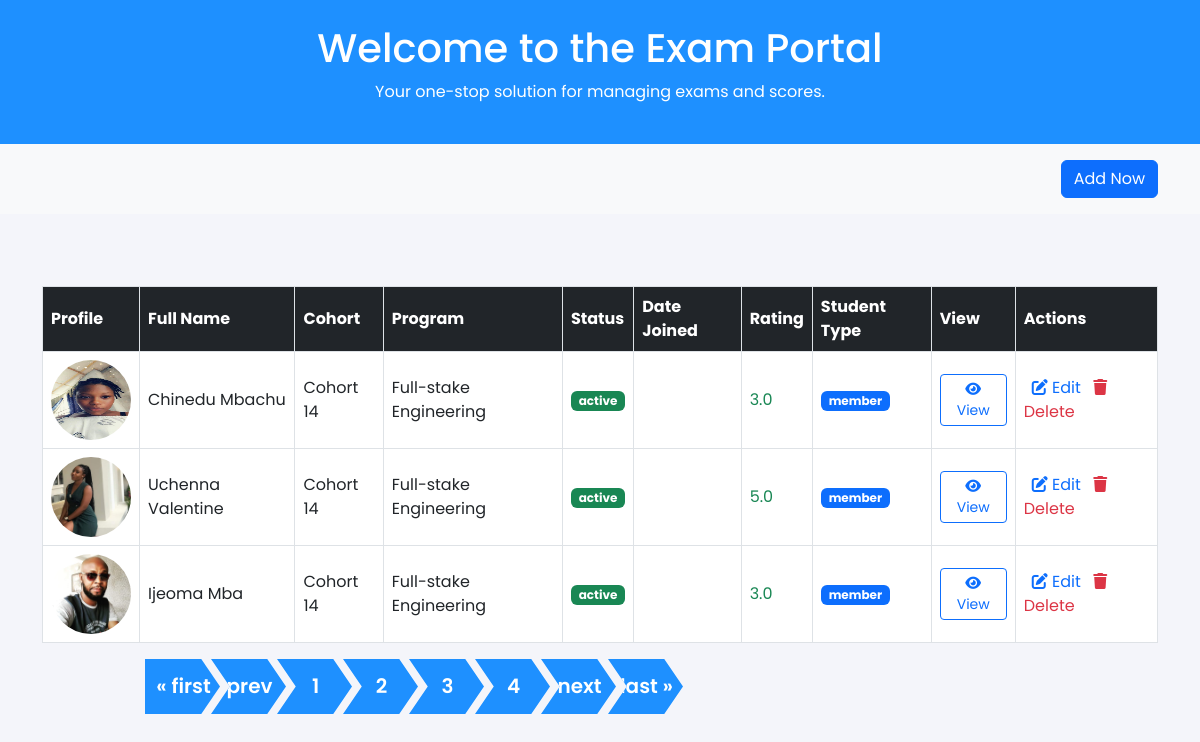
Before: /?page=2 with the older database file.
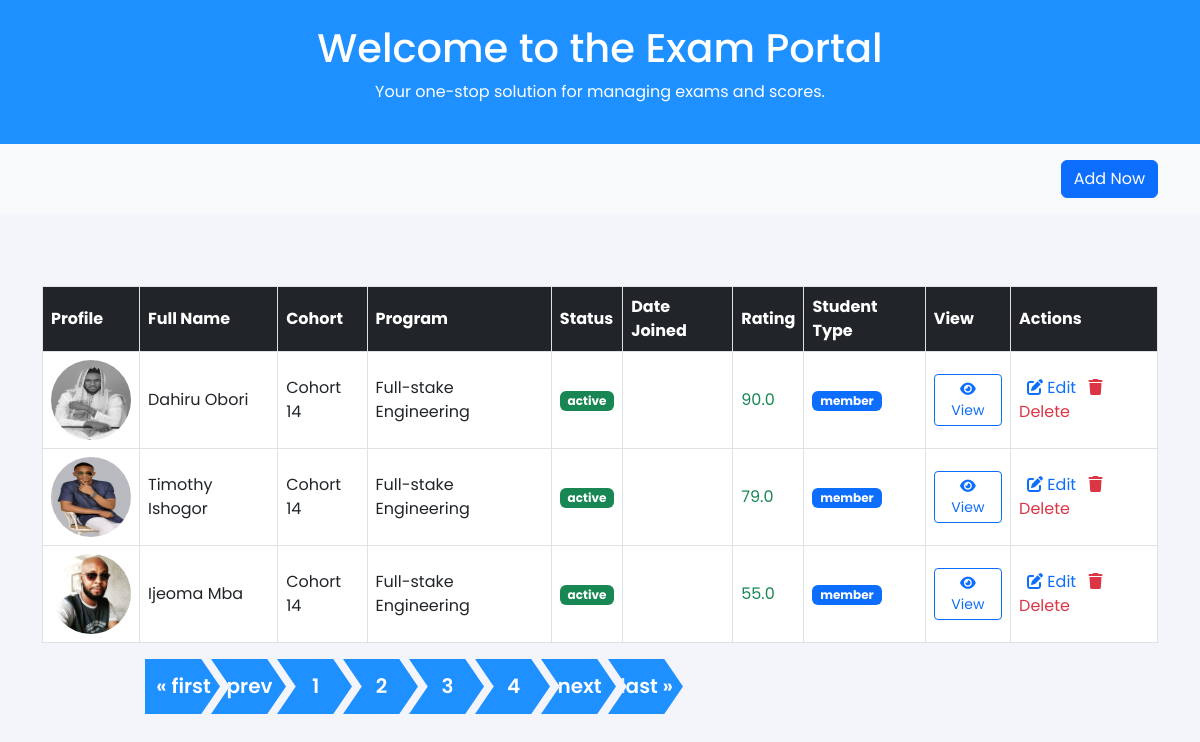
After: the same page with the newer database file.
### students/models.py (models this page shows, shortened)
class Student(models.Model):
    username = models.CharField(max_length=100, unique=True)
    slug = models.SlugField(unique=True, blank=True, editable=False)
    first_name = models.CharField(max_length=200)
    last_name = models.CharField(max_length=200)
    status = models.BooleanField(default=True)
    student_type = models.CharField(max_length=100, choices=student_type, default='member')
    email = models.EmailField(max_length=245, unique=True, validators=[email_validator])
    date_join = models.DateTimeField(auto_now_add=True)
    class Meta:
        ordering = ['-date_join']

class Student_profile(models.Model):
    student = models.OneToOneField(Student, on_delete=models.CASCADE)
    bio = models.TextField()
    date_of_birth = models.DateField()
    address = models.CharField(max_length=300)
    rating = models.FloatField(default=0.0)
    profile_picture = models.ImageField(upload_to='student_profile/')

class CohortGroup(models.Model):
    name = models.CharField(max_length=200)
    date_join = models.DateTimeField(auto_now_add=True)
    students = models.ManyToManyField(Student, related_name= 'cohort')

class Program(models.Model):
    courses = models.CharField(max_length=500)
    grade = models.IntegerField(default=0.0)
    student = models.ForeignKey(Student, on_delete=models.CASCADE)

### students/views.py (the view)
# urls.py: path('', views.cohort_home, name='studenthome' ),
def cohort_home(request):
    students = Student.objects.all()
    cohorts = CohortGroup.objects.all()
    paginator = Paginator(students, 3)
    page_number = request.GET.get('page')
    page_obj = paginator.get_page(page_number)
    context = {
        "page_obj": page_obj,
        "cohorts": cohorts,
        "student_rank": student_type
    }
    return render(request, "newstud/index.html", context)

### students/templates/newstud/index.html (shortened to what this page needs)
{% extends "newstud/header.html" %}
{% block body %}
<body>
    <header class="bg-info text-white py-4 text-center">
        <h1>Welcome to the Exam Portal</h1>
        <p>Your one-stop solution for managing exams and scores.</p>
    </header>
    <section class="filter-section py-3 bg-light">
        <div class="container text-end">
            <button class="btn btn-primary" data-bs-toggle="modal" data-bs-target="#addUserModal">Add Now</button>
        </div>
    </section>
    <section class="container mt-5">
        <div class="table-responsive">
            <table class="table align-middle table-bordered table-hover mt-4">
                <thead class="table-dark">
                    <tr>
                        <th>Profile</th>
                        <th>Full Name</th>
                        <th>Cohort</th>
                        <th>Program</th>
                        <th>Status</th>
                        <th>Date Joined</th>
                        <th>Rating</th>
                        <th>Student Type</th>
                        <th>View</th>
                        <th>Actions</th>
                    </tr>
                </thead>
                <tbody>
                    {% for eachstudent in page_obj %}
                    <tr>
                        <td>
                            {% if eachstudent.student_profile.profile_picture %}
                                <img src="{{ eachstudent.student_profile.profile_picture.url }}" alt="{{ eachstudent.first_name }}" width="80" height="80" class="rounded-circle" />
                            {% else %}
                                <img src="https://images.search.yahoo.com/search/images?p=dummy+image&fr=mcafee&type=E210US91105G0&imgurl=https%3A%2F%2Fpixy.org%2Fsrc%2F31%2F315160.png#id=4&iurl=https%3A%2F%2Fpixy.org%2Fsrc%2F31%2F315160.png&action=click" alt="Profile" width="80" height="80" class="rounded-circle">
                            {% endif %}
                        </td>
                        <td>{{ eachstudent.first_name }} {{ eachstudent.last_name }}</td>
                        <td>
                            {% if eachstudent.cohort.exists %}
                              {% for cohort in eachstudent.cohort.all %}
                                {{ cohort.name }}{% if not forloop.last %}, {% endif %}
                              {% endfor %}
                            {% else %}
                              No Cohort Assigned
                            {% endif %}
                        </td>
                       {% if eachstudent.program_set.exists %}
                            {% for program in eachstudent.program_set.all %}
                            <td>{{ program.courses }}</td>
                            {% endfor %}
                            {% else %}
                            <td>No course</td>
                        {% endif %}
                        <td><span class="badge bg-success text-white">
                            {{eachstudent.status|yesno:'active,inactive'}}
                        </span></td>
                        <td>{{ eachstudent.date_join|date:"M-j-Y" }}</td>
                        {% if eachstudent.student_profile.rating%}
                            <td class="text-success">{{ eachstudent.student_profile.rating }}</td>
                        {% else %}
                            <td class="text-danger">0.0</td>
                        {% endif %}
                        <td><span class="badge bg-primary text-white">
                            {{eachstudent.student_type}}
                        </span></td>
                        <td>
                            <a href="{% url 'student_detail' eachstudent.slug %}" class="btn btn-sm btn-outline-primary">
                                <i class="fas fa-eye"></i> View
                            </a>
                        </td>
                        <td>
                            <span class="px-2"><a href="#" class=" text-primary text-decoration-none">
                                    <i class="fas fa-edit"> </i> Edit</a>
                            </span>
                            <span><a href=""
                                    class=" text-danger text-decoration-none">
                                    <i class="fas fa-trash"> </i> Delete</a></span>
                        </td>
                    </tr>
                    {% empty %}
                    <tr>
                        <td colspan="8" class="text-center">No students available.</td>
                    </tr>
                    {% endfor %}
                </tbody>
            </table>
            <div class="container">
                <div class="row">
                    <div class="col-md-offset-2 col-md-8">
                        <nav class="pagination-outer" aria-label="Page navigation">
                            <ul class="pagination">
                                {% if page_obj.has_previous %}
                                    <li class="page-item">
                                        <a href="?page=1" class="page-link" aria-label="Previous">
                                            <span aria-hidden="true">&laquo; first</span>
                                        </a>
                                    </li>
                                    <li class="page-item">
                                        <a href=href="?page={{ page_obj.previous_page_number }}" class="page-link" aria-label="Previous">
                                            <span aria-hidden="true">prev</span>
                                        </a>
                                    </li>
                                {% endif %}
                                {% for num in page_obj.paginator.page_range %}
                                    {% if page_obj.number == num %}
                                    <li class="page-item">
                                        <a class="page-link">{{ num }}</a>
                                    </li>
                                    {% else %}
                                    <li class="page-item">
                                        <a class="page-link" href="?page={{ num }}">{{ num }}</a>
                                    </li>
                                    {% endif %}
                                {% endfor %}
                                {% if page_obj.has_next %}
                                    <li class="page-item">
                                        <a href="?page={{ page_obj.next_page_number }}" class="page-link" aria-label="Next">
                                            <span aria-hidden="true">next</span>
                                        </a>
                                    </li>
                                    <li class="page-item">
                                        <a href="?page={{ page_obj.paginator.num_pages }}" class="page-link" aria-label="Next">
                                            <span aria-hidden="true">last &raquo;</span>
                                        </a>
                                    </li>
                                {% endif %}
                            </ul>
                        </nav>
                    </div>
                </div>
            </div>
        </div>
    </section>
</body>
{% endblock body %}

### students/templates/newstud/header.html (shortened to what this page needs)
{% load static %}
<!DOCTYPE html>
<html lang="en">
<head>
    <link href="https://cdn.jsdelivr.net/npm/bootstrap@5.3.0-alpha1/dist/css/bootstrap.min.css" rel="stylesheet">
    <link rel="stylesheet" href="https://cdnjs.cloudflare.com/ajax/libs/font-awesome/6.0.0-beta3/css/all.min.css">
    <link rel="stylesheet" href="{% static 'css/index.css' %}">
    <link rel="stylesheet" href={% static "css/about.css" %}>
</head>
{% block body %}
{% endblock body %}

### staticfiles/css/index.css (style rules this page uses)
body { font-family: 'Poppins', sans-serif; }
.filter-section { background-color: #f4f5fa; padding: 20px; }
.table { border-collapse: collapse; }
.table th, .table td { vertical-align: middle; border: 1px solid #dee2e6; }
.badge { background-color: #e9f0fa; color: #5A55D8; }
.bg-info { background-color: dodgerblue !important; }
.pagination-outer { text-align: center; }
.pagination { display: inline-flex; justify-content: center; position: relative; overflow: hidden; border-radius:0 !important; }
.pagination li a.page-link, .pagination li:first-child a.page-link, .pagination li:last-child a.page-link { border: none; height: 55px; width: 75px; line-height: 45px; text-align: center; padding: 5px 0 0 2px; font-size: 20px; font-weight: 600; color: #fff; background-color: dodgerblue; margin: 0 -8px 0 0; border-radius: 0; transition: all 0.3s linear 0s; -webkit-clip-path: polygon(75% 0%, 100% 50%, 75% 100%, 0% 100%, 25% 50%, 0% 0%); clip-path: polygon(75% 0%, 100% 50%, 75% 100%, 0% 100%, 25% 50%, 0% 0%); }
.pagination li a.page-link:before, .pagination li:first-child a.page-link:before, .pagination li:last-child a.page-link:before { content: ""; position: absolute; height: 100%; width: 100%; top: 0; left: 0; background-color: #ff771a; display: block; opacity: 0; transform: scale(0.1); z-index: -1; transform-origin: bottom right 0; }
.pagination li:first-child a.page-link { -webkit-clip-path: polygon(75% 0%, 100% 50%, 75% 100%, 0% 100%, 0% 0%); clip-path: polygon(75% 0%, 100% 50%, 75% 100%, 0% 100%, 0% 0%); border-radius: 0; }
.pagination li:last-child a.page-link { margin-right: 0; -webkit-clip-path: polygon(75% 0%, 100% 50%, 75% 100%, 0% 100%, 25% 50%, 0% 0%); clip-path: polygon(75% 0%, 100% 50%, 75% 100%, 0% 100%, 25% 50%, 0% 0%); border-radius: 0; }

### staticfiles/css/about.css (style rules this page uses)
body { font-family: 'Poppins', sans-serif; background-color: #f4f5fa; }

Changed rows visible on the page:
changed Student: gains CohortGroup (name "Cohort 14"); gains Program (courses "Full-stake Engineering"); student_profile.profile_picture: a different picture; first_name "Chinedu" → "Dahiru"; last_name "Mbachu" → "Obori"; student_profile.rating "3.0" → "90.0"; loses CohortGroup (name "Cohort 14"); loses Program (courses "Full-stake Engineering")
changed Student: student_profile.profile_picture: a different picture; first_name "Uchenna" → "Timothy"; last_name "Valentine" → "Ishogor"; gains CohortGroup (name "Cohort 14"); gains Program (courses "Full-stake Engineering"); student_profile.rating "5.0" → "79.0"; loses CohortGroup (name "Cohort 14"); loses Program (courses "Full-stake Engineering")
changed Student "Ijeoma": loses CohortGroup (name "Cohort 14"); loses Program (courses "Full-stake Engineering"); gains CohortGroup (name "Cohort 14"); gains Program (courses "Full-stake Engineering"); student_profile.rating "3.0" → "55.0"
